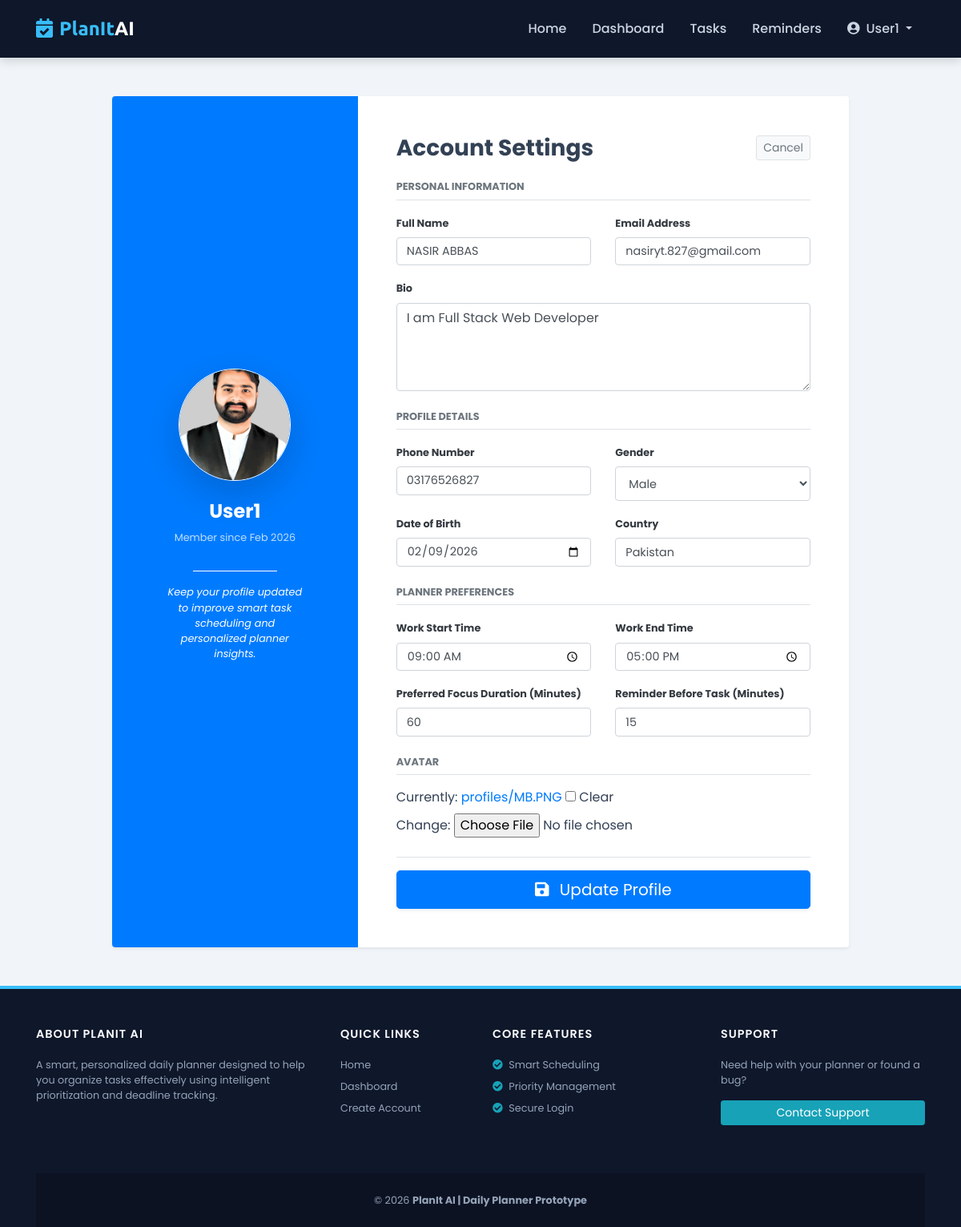
Screenshot of /edit-profile/ (signed in) with the database file from the repository.
### myapp/models.py (models this page shows, shortened)
class CustomerUser(models.Model):
    STATUS_CHOICES = (
        ('active', 'Active'),
        ('inactive', 'Inactive'),
        ('banned', 'Banned'),
    )
    user_id = models.AutoField(primary_key=True)
    username = models.CharField(max_length=150, unique=True)
    email = models.EmailField(unique=True)
    password = models.CharField(max_length=255)
    full_name = models.CharField(max_length=150, blank=True, null=True)
    profile_image = models.ImageField(upload_to='profiles/', blank=True, null=True)
    bio = models.TextField(blank=True, null=True)
    phone = models.CharField(max_length=20, blank=True, null=True)
    gender = models.CharField(
        max_length=10,
        choices=[('Male', 'Male'), ('Female', 'Female'), ('Other', 'Other')],
        blank=True,
        null=True
    )
    dob = models.DateField(blank=True, null=True)
    country = models.CharField(max_length=100, blank=True, null=True)
    work_start_time = models.TimeField(default="09:00")
    work_end_time = models.TimeField(default="17:00")
    preferred_focus_duration = models.IntegerField(default=60)
    preferred_reminder_minutes_before = models.IntegerField(default=15)
    status = models.CharField(max_length=10, choices=STATUS_CHOICES, default='active')
    last_login = models.DateTimeField(auto_now=True)
    created_at = models.DateTimeField(auto_now_add=True)
    updated_at = models.DateTimeField(auto_now=True)

### myapp/views.py (the view)
# urls.py: path('edit-profile/', views.edit_profile, name='edit_profile'),
def edit_profile(request):
    user = get_logged_in_user(request)
    if not user:
        messages.error(request, "You need to log in first.")
        return redirect('login')
    if request.method == 'POST':
        form = EditProfileForm(request.POST, request.FILES, instance=user)
        if form.is_valid():
            form.save()
            ActivityLog.objects.create(
                user=user,
                action='profile_update',
                description='User updated profile settings'
            )
            messages.success(request, "Profile updated successfully.")
            return redirect('dashboard')
    else:
        form = EditProfileForm(instance=user)
    return render(request, 'edit_profile.html', {
        'form': form,
        'user': user,
    })

### myapp/views.py (called while the page is built)
def get_logged_in_user(request):
    user_id = request.session.get('user_id')
    if not user_id:
        return None
    return CustomerUser.objects.filter(user_id=user_id).first()

### templates/edit_profile.html (shortened to what this page needs)
{% extends "base.html" %}
{% load static %}
{% block content %}
<div class="container my-5">
    <div class="row justify-content-center">
        <div class="col-lg-10">
            <div class="card border-0 shadow-sm overflow-hidden">
                <div class="row no-gutters">
                    <div class="col-md-4 bg-primary text-white p-5 d-flex flex-column justify-content-center text-center">
                        <div class="mb-4">
                            {% if user.profile_image %}
                                <img src="{{ user.profile_image.url }}"
                                     alt="Profile"
                                     class="rounded-circle shadow-lg border border-white"
                                     style="width: 140px; height: 140px; object-fit: cover;">
                            {% else %}
                                <div class="bg-white rounded-circle d-inline-flex align-items-center justify-content-center shadow-lg"
                                     style="width: 140px; height: 140px;">
                                    <i class="fas fa-user fa-4x text-primary"></i>
                                </div>
                            {% endif %}
                        </div>
                        <h4 class="font-weight-bold">{{ user.username }}</h4>
                        <p class="small opacity-75">
                            Member since {{ user.created_at|date:"M Y" }}
                        </p>
                        <hr class="border-white opacity-25 w-50 mx-auto">
                        <p class="small px-3 italic">
                            Keep your profile updated to improve smart task scheduling and personalized planner insights.
                        </p>
                    </div>
                    <div class="col-md-8 bg-white p-5">
                        <div class="d-flex justify-content-between align-items-center mb-4">
                            <h3 class="font-weight-bold mb-0">Account Settings</h3>
                            <a href="{% url 'dashboard' %}" class="btn btn-sm btn-light border text-muted">
                                Cancel
                            </a>
                        </div>
                        <form method="post" enctype="multipart/form-data">
                            <h6 class="text-uppercase text-muted small font-weight-bold mb-3 border-bottom pb-2">
                                Personal Information
                            </h6>
                            <div class="row">
                                <div class="col-md-6 form-group mb-3">
                                    <label class="small font-weight-bold text-dark">Full Name</label>
                                    {{ form.full_name }}
                                </div>
                                <div class="col-md-6 form-group mb-3">
                                    <label class="small font-weight-bold text-dark">Email Address</label>
                                    {{ form.email }}
                                </div>
                            </div>
                            <div class="form-group mb-4">
                                <label class="small font-weight-bold text-dark">Bio</label>
                                {{ form.bio }}
                            </div>
                            <h6 class="text-uppercase text-muted small font-weight-bold mb-3 border-bottom pb-2">
                                Profile Details
                            </h6>
                            <div class="row">
                                <div class="col-md-6 form-group mb-3">
                                    <label class="small font-weight-bold text-dark">Phone Number</label>
                                    {{ form.phone }}
                                </div>
                                <div class="col-md-6 form-group mb-3">
                                    <label class="small font-weight-bold text-dark">Gender</label>
                                    {{ form.gender }}
                                </div>
                                <div class="col-md-6 form-group mb-3">
                                    <label class="small font-weight-bold text-dark">Date of Birth</label>
                                    {{ form.dob }}
                                </div>
                                <div class="col-md-6 form-group mb-4">
                                    <label class="small font-weight-bold text-dark">Country</label>
                                    {{ form.country }}
                                </div>
                            </div>
                            <h6 class="text-uppercase text-muted small font-weight-bold mb-3 border-bottom pb-2">
                                Planner Preferences
                            </h6>
                            <div class="row">
                                <div class="col-md-6 form-group mb-3">
                                    <label class="small font-weight-bold text-dark">Work Start Time</label>
                                    {{ form.work_start_time }}
                                </div>
                                <div class="col-md-6 form-group mb-3">
                                    <label class="small font-weight-bold text-dark">Work End Time</label>
                                    {{ form.work_end_time }}
                                </div>
                                <div class="col-md-6 form-group mb-3">
                                    <label class="small font-weight-bold text-dark">
                                        Preferred Focus Duration (Minutes)
                                    </label>
                                    {{ form.preferred_focus_duration }}
                                </div>
                                <div class="col-md-6 form-group mb-4">
                                    <label class="small font-weight-bold text-dark">
                                        Reminder Before Task (Minutes)
                                    </label>
                                    {{ form.preferred_reminder_minutes_before }}
                                </div>
                            </div>
                            <h6 class="text-uppercase text-muted small font-weight-bold mb-3 border-bottom pb-2">
                                Avatar
                            </h6>
                            <div class="form-group mb-4">
                                {{ form.profile_image }}
                            </div>
                            <div class="mt-4 pt-3 border-top">
                                <button type="submit"
                                        class="btn btn-primary btn-lg btn-block shadow-sm">
                                    <i class="fas fa-save mr-2"></i>
                                    Update Profile
                                </button>
                            </div>
                        </form>
                    </div>
                </div>
            </div>
        </div>
    </div>
</div>
{% endblock %}

### templates/base.html (shortened to what this page needs)
<!DOCTYPE html>
<html lang="en">
<head>
    <link rel="stylesheet" href="https://stackpath.bootstrapcdn.com/bootstrap/4.5.2/css/bootstrap.min.css">
    <link rel="stylesheet" href="https://cdnjs.cloudflare.com/ajax/libs/font-awesome/5.15.4/css/all.min.css">
</head>
<body>
    <nav class="navbar navbar-expand-lg navbar-dark sticky-top">
        <div class="container">
            <a class="navbar-brand" href="{% url 'index' %}">
                <i class="fas fa-calendar-check mr-2"></i>PlanIt<span class="text-white">AI</span>
            </a>
            <div class="collapse navbar-collapse" id="mainNav">
                <ul class="navbar-nav ml-auto">
                    <li class="nav-item">
                        <a class="nav-link" href="{% url 'index' %}">Home</a>
                    </li>
                    {% if request.session.user_id %}
                        <li class="nav-item">
                            <a class="nav-link" href="{% url 'dashboard' %}">Dashboard</a>
                        </li>
                        <li class="nav-item">
                            <a class="nav-link" href="{% url 'task_list' %}">Tasks</a>
                        </li>
                        <li class="nav-item">
                            <a class="nav-link" href="{% url 'reminder_list' %}">Reminders</a>
                        </li>
                        <li class="nav-item dropdown">
                            <a class="nav-link dropdown-toggle text-info" href="#" id="userDropdown" role="button" data-toggle="dropdown">
                                <i class="fas fa-user-circle mr-1"></i> {{ request.session.username }}
                            </a>
                        </li>
                    {% endif %}
                </ul>
            </div>
        </div>
    </nav>
        {% block content %}{% endblock %}
    <footer>
        <div class="container">
            <div class="row">
                <div class="col-lg-4 mb-4">
                    <h5 class="footer-heading">About PlanIt AI</h5>
                    <p class="small">A smart, personalized daily planner designed to help you organize tasks effectively using intelligent prioritization and deadline tracking.</p>
                </div>
                <div class="col-lg-2 col-md-4 mb-4">
                    <h5 class="footer-heading">Quick Links</h5>
                    <ul class="list-unstyled small">
                        <li class="mb-2"><a href="{% url 'index' %}">Home</a></li>
                        <li class="mb-2"><a href="{% url 'dashboard' %}">Dashboard</a></li>
                        <li class="mb-2"><a href="{% url 'register' %}">Create Account</a></li>
                    </ul>
                </div>
                <div class="col-lg-3 col-md-4 mb-4">
                    <h5 class="footer-heading">Core Features</h5>
                    <ul class="list-unstyled small">
                        <li class="mb-2"><i class="fas fa-check-circle text-info mr-1"></i> Smart Scheduling</li>
                        <li class="mb-2"><i class="fas fa-check-circle text-info mr-1"></i> Priority Management</li>
                        <li class="mb-2"><i class="fas fa-check-circle text-info mr-1"></i> Secure Login</li>
                    </ul>
                </div>
                <div class="col-lg-3 col-md-4">
                    <h5 class="footer-heading">Support</h5>
                    <p class="small">Need help with your planner or found a bug?</p>
                    <a href="mailto:support@planit-ai.com" class="btn btn-info btn-sm btn-block">Contact Support</a>
                </div>
            </div>
            <div class="footer-bottom text-center">
                <p class="mb-0 small">&copy; {% now "Y" %} <strong>PlanIt AI | Daily Planner Prototype</strong></p>
            </div>
        </div>
    </footer>
</body>
</html>

### templates/base.html (style rules this page uses)
:root { --primary-color: #0f172a; --accent-color: #38bdf8; --high-priority: #ef4444; --low-priority: #22c55e; --light-bg: #f1f5f9; }
body { font-family: 'Poppins', sans-serif; background-color: var(--light-bg); color: #334155; display: flex; flex-direction: column; min-height: 100vh; }
.navbar { background: var(--primary-color) !important; padding: 0.8rem 1rem; box-shadow: 0 4px 12px rgba(0,0,0,0.15); }
.navbar-brand { font-family: 'Ubuntu', sans-serif; font-weight: 700; font-size: 1.5rem; color: var(--accent-color) !important; }
.nav-link { font-weight: 500; color: #cbd5e1 !important; margin: 0 8px; transition: all 0.3s ease; }
footer { background: var(--primary-color); color: #94a3b8; padding-top: 3rem; border-top: 4px solid var(--accent-color); margin-top: auto; }
.footer-heading { color: #f8fafc; font-weight: 600; margin-bottom: 1.2rem; text-transform: uppercase; font-size: 0.9rem; letter-spacing: 1px; }
footer a { color: #94a3b8; transition: 0.3s; }
.footer-bottom { background: rgba(0,0,0,0.2); padding: 1.5rem 0; margin-top: 2rem; }

### templates/edit_profile.html (style rules this page uses)
input[type="text"], input[type="email"], input[type="tel"], input[type="date"], input[type="time"], input[type="number"], select, textarea { display: block; width: 100%; padding: 0.6rem 0.75rem; font-size: 0.9rem; line-height: 1.5; color: #495057; background-color: #fff; border: 1px solid #ced4da; border-radius: 0.25rem; transition: border-color .15s ease-in-out, box-shadow .15s ease-in-out; }
.opacity-75 { opacity: 0.75; }
.italic { font-style: italic; }

### rows the page displays
CustomerUser: session.username "User1", profile_image (picture), username "User1", created_at "Feb 2026", full_name "NASIR ABBAS", email "nasiryt.827@gmail.com", bio "I am Full Stack Web Developer", phone "03176526827", gender "Male", dob "02/09/2026", country "Pakistan", work_start_time "09:00:00", work_end_time "17:00:00", preferred_focus_duration "60", preferred_reminder_minutes_before "15"
